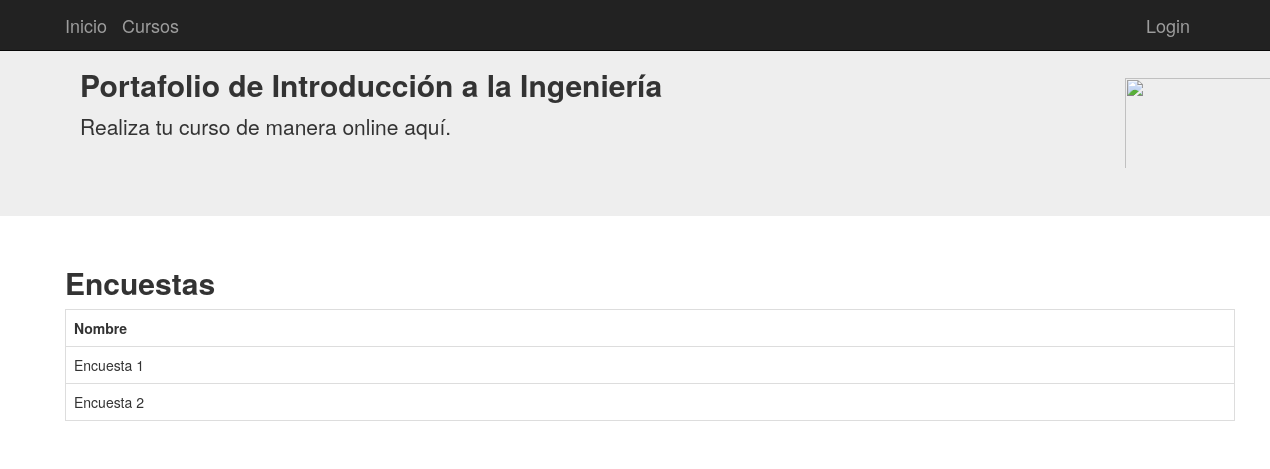
The app's page /encuestas, older data.
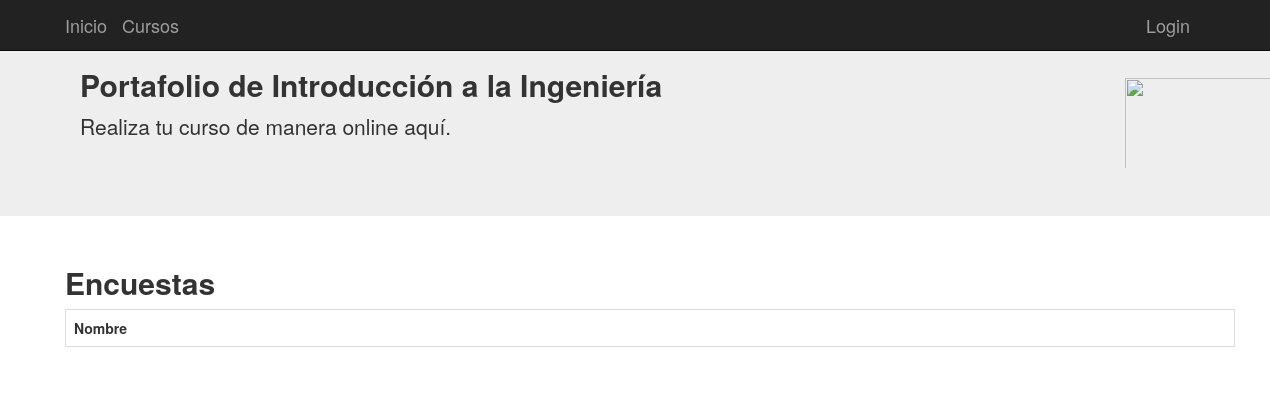
The same page, newer data.
### tables this page shows
CREATE TABLE encuestas (
	id INTEGER NOT NULL, 
	nombre VARCHAR(100), 
	"Cursoid" INTEGER NOT NULL, 
	PRIMARY KEY (id), 
	FOREIGN KEY("Cursoid") REFERENCES cursos (id)
);

### aplicacion/app.py (the view)
@app.route('/encuestas')
def encuestas():
    from aplicacion.models import Encuestas , Preguntas
    encuestas=Encuestas.query.all()
    preguntas=Preguntas.query.all()
    return render_template("encuestas.html", encuestas=encuestas, preguntas=preguntas)

### aplicacion/templates/encuestas.html (shortened to what this page needs)
{% extends "base.html" %}
{% block contenido %}
<div class="container">
  <div class="row">
    <h2><b>Encuestas</b></h2>
    <div class="list-group">
      <table class="table table-bordered">
          <tr>
            <th>Nombre</th>
          </tr>
      {% for enc in encuestas %}
        <tr>
          <td>{{enc.nombre}}</td>
        </tr>
      {% endfor %}
      </table>
    </div>
  </div>
</div>
{% endblock %}

Row changes from the older to the newer data that the page shows:
removed encuestas: nombre "Encuesta 1"
removed encuestas: nombre "Encuesta 2"
